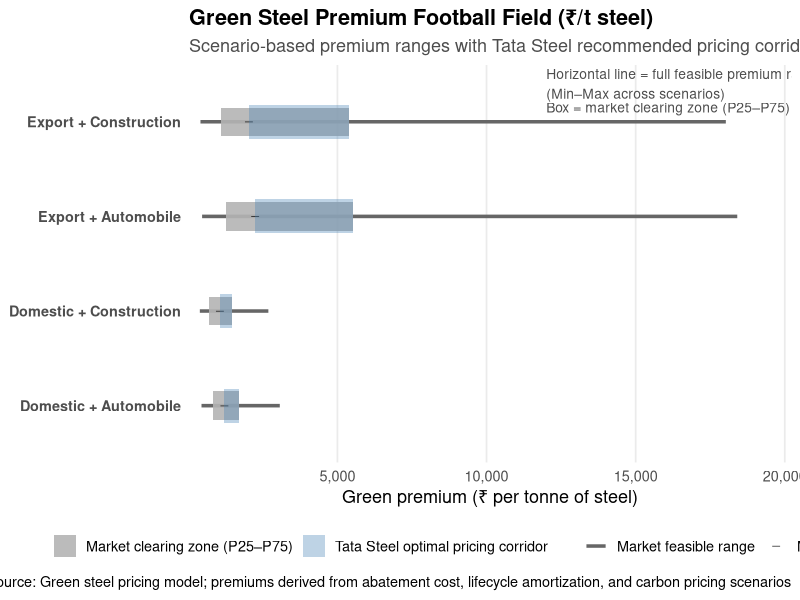
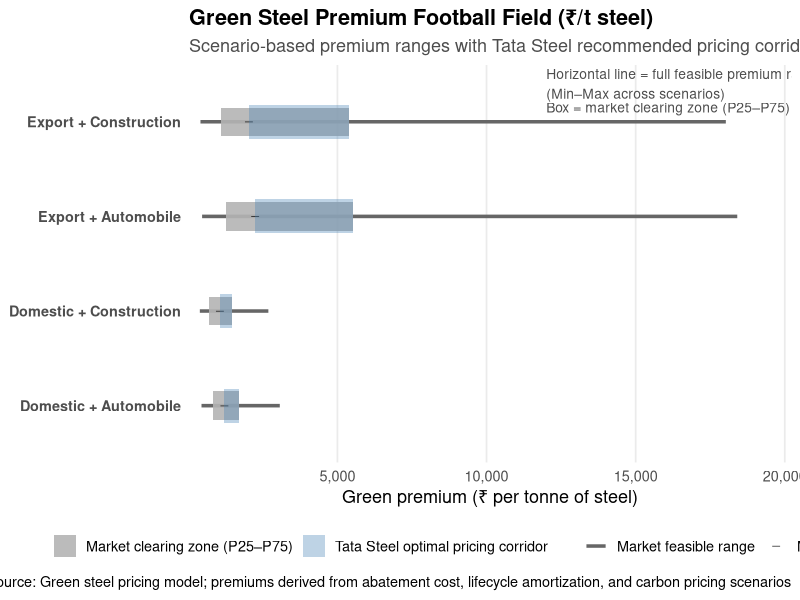
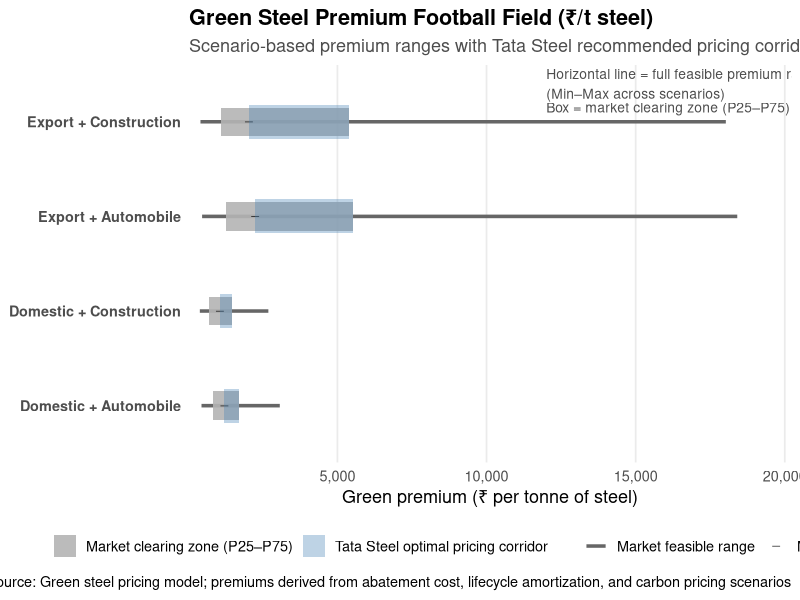

Write R code to recreate these figures, in order.
library(tidyverse)

# -----------------------------
# Input data
# -----------------------------
football_df <- tribble(
  ~segment, ~min, ~p25, ~median, ~p75, ~max,
  "Domestic + Construction", 386, 710, 1052, 1476, 2684,
  "Domestic + Automobile",   442, 811, 1202, 1687, 3067,
  "Export + Construction",   407, 1111, 2028, 5402, 18024,
  "Export + Automobile",     462, 1247, 2232, 5515, 18407
)

tata_corridor <- football_df %>%
  mutate(
    tata_low  = median,
    tata_high = p75
  )

# -----------------------------
# Plot
# -----------------------------
p <- ggplot(football_df, aes(y = segment)) +

  # Full feasible range (Min–Max)
  geom_segment(
    aes(x = min, xend = max, yend = segment, color = "Market feasible range"),
    linewidth = 1.2
  ) +

  # Interquartile range (P25–P75)
  geom_rect(
    aes(
      xmin = p25,
      xmax = p75,
      ymin = as.numeric(factor(segment)) - 0.15,
      ymax = as.numeric(factor(segment)) + 0.15,
      fill = "Market clearing zone (P25–P75)"
    ),
    alpha = 0.9
  ) +

  # Median marker
  geom_point(
    aes(x = median, color = "Median market price"),
    size = 3,
    shape = 95
  ) +

  # Tata Steel pricing corridor
  geom_rect(
    data = tata_corridor,
    aes(
      xmin = tata_low,
      xmax = tata_high,
      ymin = as.numeric(factor(segment)) - 0.18,
      ymax = as.numeric(factor(segment)) + 0.18,
      fill = "Tata Steel optimal pricing corridor"
    ),
    alpha = 0.35
  ) +

  # Annotation explaining horizontal line
  annotate(
    "text",
    x = 12000,
    y = 4.4,
    label = "Horizontal line = full feasible premium range\n(Min–Max across scenarios)",
    hjust = 0,
    size = 3.5,
    color = "grey30"
  ) +

  # Annotation explaining box
  annotate(
    "text",
    x = 12000,
    y = 4.15,
    label = "Box = market clearing zone (P25–P75)",
    hjust = 0,
    size = 3.5,
    color = "grey30"
  ) +

  # Scales
  scale_x_continuous(
    labels = scales::comma_format(),
    expand = expansion(mult = c(0.02, 0.1))
  ) +

  scale_color_manual(
    values = c(
      "Market feasible range" = "grey40",
      "Median market price"   = "black"
    ),
    name = NULL
  ) +

  scale_fill_manual(
    values = c(
      "Market clearing zone (P25–P75)" = "grey70",
      "Tata Steel optimal pricing corridor" = "steelblue"
    ),
    name = NULL
  ) +

  labs(
    title = "Green Steel Premium Football Field (₹/t steel)",
    subtitle = "Scenario-based premium ranges with Tata Steel recommended pricing corridor",
    x = "Green premium (₹ per tonne of steel)",
    y = NULL,
    caption = "Source: Green steel pricing model; premiums derived from abatement cost, lifecycle amortization, and carbon pricing scenarios"
  ) +

  theme_minimal(base_size = 13) +
  theme(
    panel.grid.major.y = element_blank(),
    panel.grid.minor = element_blank(),
    axis.text.y = element_text(face = "bold"),
    plot.title = element_text(face = "bold"),
    plot.subtitle = element_text(color = "grey30"),
    legend.position = "bottom",
    legend.box = "horizontal"
  )

p


ggsave(
  filename = "outputs/charts/green_steel_football_field_tata_pricing.pdf",
  plot = p,
  width = 12,
  height = 6,
  device = cairo_pdf
)

ggsave(
  filename = "outputs/charts/green_steel_football_field_tata_pricing.png",
  plot = p,
  width = 12,
  height = 6,
  dpi = 300,
  bg = "white"
)


#“Each horizontal line shows the full feasible range of green steel premiums across all scenarios. The box highlights where the market is most likely to clear, while the blue band marks Tata Steel’s optimal pricing corridor that balances value capture with adoption risk.”
# -----------------------------


